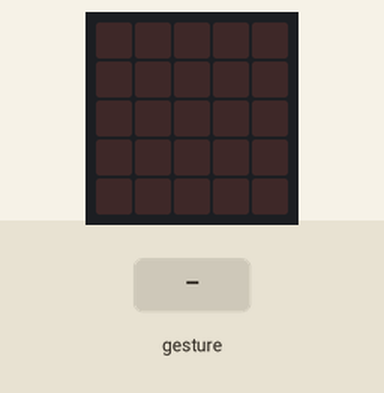
The program below on a simulated Calliope mini (MakeCode). Shown: the board's 5×5 LED display. Inputs (shaded band) come from the test bench. Random numbers come from a fixed seed; a tilt is held for 1.5 s and a shake lasts 1 s, then the board lies face up again.

Above: at 1.2 s.
1.3 s: gesture 'shake'
At 2.7 s:
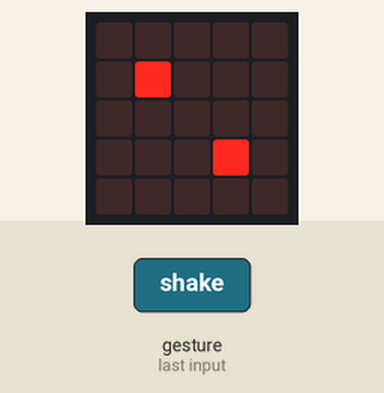
3.0 s: gesture 'shake'
At 3.9 s:
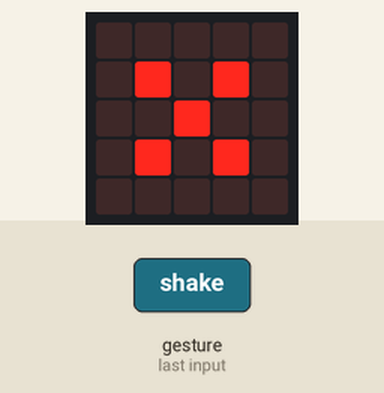
4.7 s: gesture 'shake'
At 5.2 s:
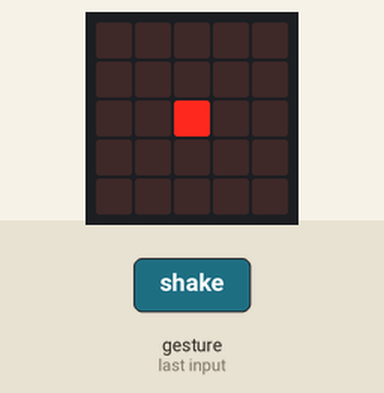
6.4 s: gesture 'shake'
At 7.7 s:
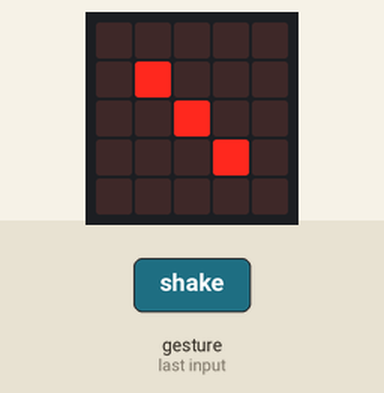
Timing chart, 0 to 9.1 s (numbered marks = the images above; inputs shaded):
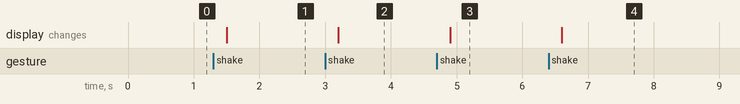

Measured:
- after the input at 1.3 s, the display: changes after 0.20 s (image 1)
- after the input at 3.0 s, the display: changes after 0.20 s (image 2)
- after the input at 4.7 s, the display: changes after 0.20 s (image 3)
- after the input at 6.4 s, the display: changes after 0.20 s (image 4)

The program:

main.ts
```typescript
let Platzhalter = 0
input.onGesture(Gesture.Shake, function () {
    Platzhalter = randint(0, 5) + 1
    if (Platzhalter == 1) {
        images.createImage(`
            . . . . .
            . . . . .
            . . # . .
            . . . . .
            . . . . .
            `).showImage(0)
    }
    if (Platzhalter == 2) {
        images.createImage(`
            . . . . .
            . # . . .
            . . . . .
            . . . # .
            . . . . .
            `).showImage(0)
    }
    if (Platzhalter == 3) {
        images.createImage(`
            . . . . .
            . # . . .
            . . # . .
            . . . # .
            . . . . .
            `).showImage(0)
    }
    if (Platzhalter == 4) {
        images.createImage(`
            . . . . .
            . # . # .
            . . . . .
            . # . # .
            . . . . .
            `).showImage(0)
    }
    if (Platzhalter == 5) {
        images.createImage(`
            . . . . .
            . # . # .
            . . # . .
            . # . # .
            . . . . .
            `).showImage(0)
    }
    if (Platzhalter == 6) {
        images.createImage(`
            . . . . .
            . # # # .
            . . . . .
            . # # # .
            . . . . .
            `).showImage(0)
    }
})
```

test.ts
```typescript
// Hier kann man Tests durchführen; diese Datei wird nicht kompiliert, wenn dieses Paket als Erweiterung verwendet wird.
```
